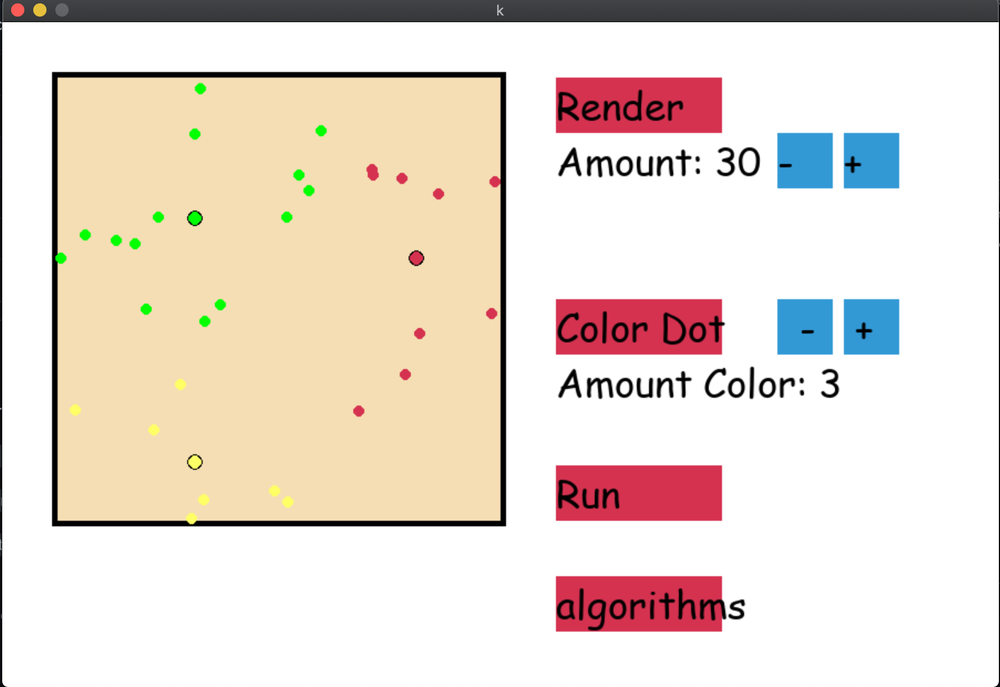
#> input picture kmean.png, 1000 x 687 px, shrunk from 1806 x 1240 before the run
$ python imgcompress.py kmean.png out.png 5
#> lines starting #> are read from the running program, lines starting #| are printed output that depends on the picture
import matplotlib.pyplot as plt
from sklearn.cluster import KMeans
import numpy
import sys

img = plt.imread(sys.argv[1])
#> img is the input picture: shape (687, 1000, 4) float32; mean R, G, B, A 0.91, 0.863, 0.821, 1

width = img.shape[0]
#> width = 687
height = img.shape[1]
#> height = 1000
count = img.shape[2]
#> count = 4

img = img.reshape(width*height,count)

kmeans = KMeans(n_clusters=int(sys.argv[3])).fit(img)

labels = kmeans.predict(img)
clusters = kmeans.cluster_centers_
#> clusters = [[0.999, 0.999, 1, 1], [0.156, 0.171, 0.151, 1], [0.955, 0.867, 0.702, 1], [0.82, 0.204, 0.315, 1], [0.223, 0.606, 0.811, 1]]
img2 = numpy.zeros_like(img)

# [6 lines of commented-out code are left out]

for i in range(len(img2)):
	img2[i] = clusters[labels[i]]
img2 = img2.reshape(width,height,count)
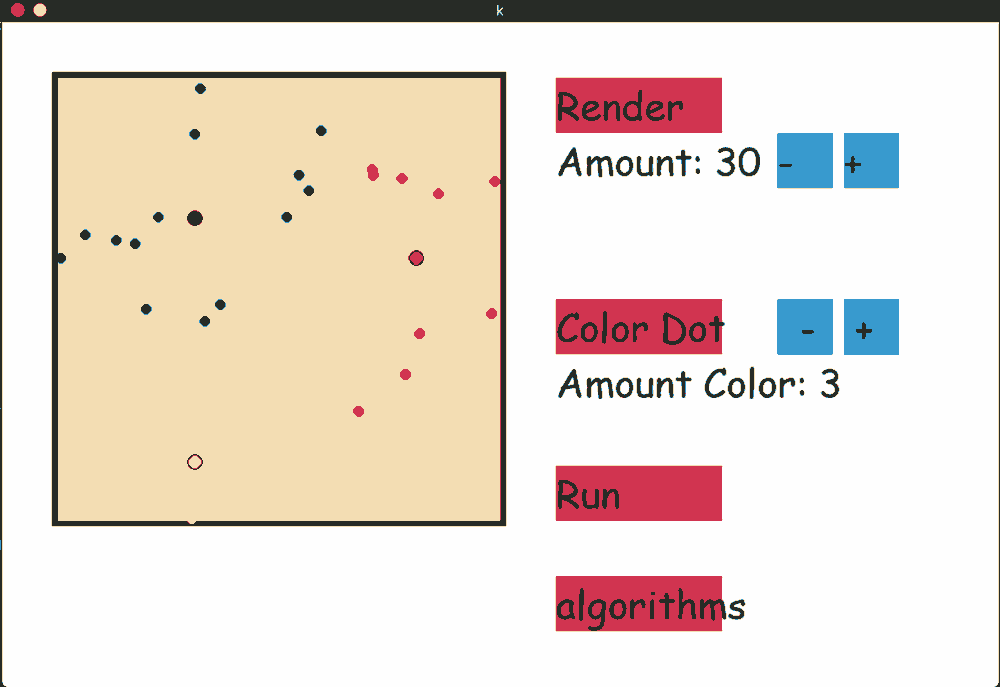
#> img2: shape (687, 1000, 4) float32; mean of channels 0, 1, 2, 3 0.911, 0.864, 0.821, 1; drawn as R, G, B

plt.imshow(img2)
plt.savefig(sys.argv[2])
plt.show()
